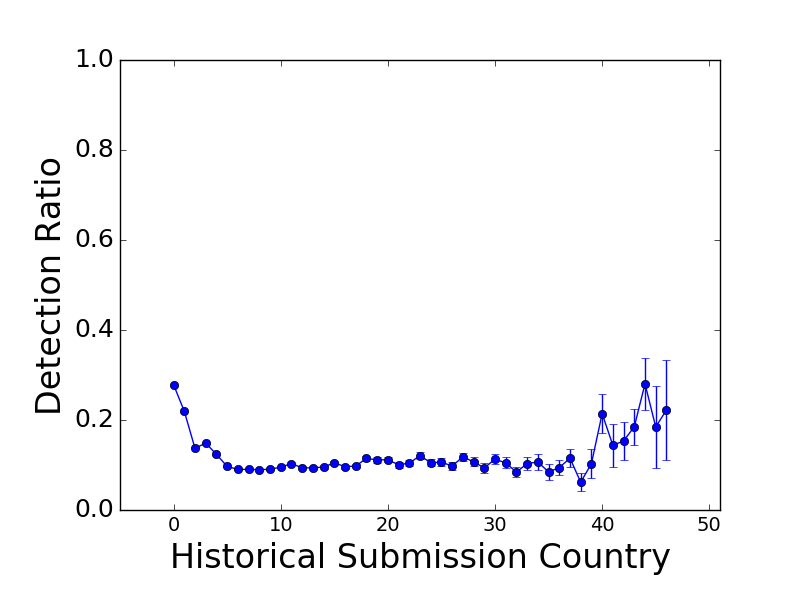

Recreate this plot in Python.
import ast
import compCI
import numpy as np 
import matplotlib.pyplot as plt
from matplotlib.ticker import MultipleLocator, FormatStrFormatter

if __name__ == '__main__':
	sDataFile = '../data/subCountryTotalHisNum.stat'
	fData = open(sDataFile, 'r')

	XList = []
	YList = []
	errList = []

	while True:
		line = fData.readline()
		if not line:
			break

		tmpList = line.split()

		XList.append(int(tmpList[0]))

		strTmp = ' '.join(tmpList[1:])
		tupleStat = ast.literal_eval(strTmp)
		numSqrt = tupleStat[0]
		numSum = tupleStat[1]
		numNum = tupleStat[2]

		YList.append(float(numSum * 1.0/numNum))
		errList.append(compCI.compCI(numSqrt, numSum, numNum))

	fData.close()

	fig, ax = plt.subplots()
	ax.errorbar(XList, YList, yerr=errList, fmt='-o')

	majorLocator = MultipleLocator(10)
	ax.xaxis.set_major_locator(majorLocator)

	for tick in ax.xaxis.get_major_ticks():
		tick.label.set_fontsize(14)

	plt.xlabel('Historical Submission Country', fontsize=24)

	for tick in ax.yaxis.get_major_ticks():
		tick.label.set_fontsize(18)  

	plt.ylabel('Detection Ratio', fontsize=24)
	plt.gcf().subplots_adjust(bottom=0.15)
	plt.gcf().subplots_adjust(left=0.15)

	xmin = XList[0]  - 5
	xmax = XList[-1] + 5

	ax.set_xlim(xmin, xmax)

	ymin = 0.0
	ymax = 1.0
	ax.set_ylim(ymin, ymax)

	#fig.canvas.draw()

	#labels = [item.get_text() for item in ax.get_xticklabels()]
	#labels[1] = '-1'
	#labels[2] = '0'

	#ax.set_xticklabels(labels)

	#plt.show()
	fig.savefig('SubCountry.png')
	fig.savefig('SubCountry.pdf')
	plt.close(fig)